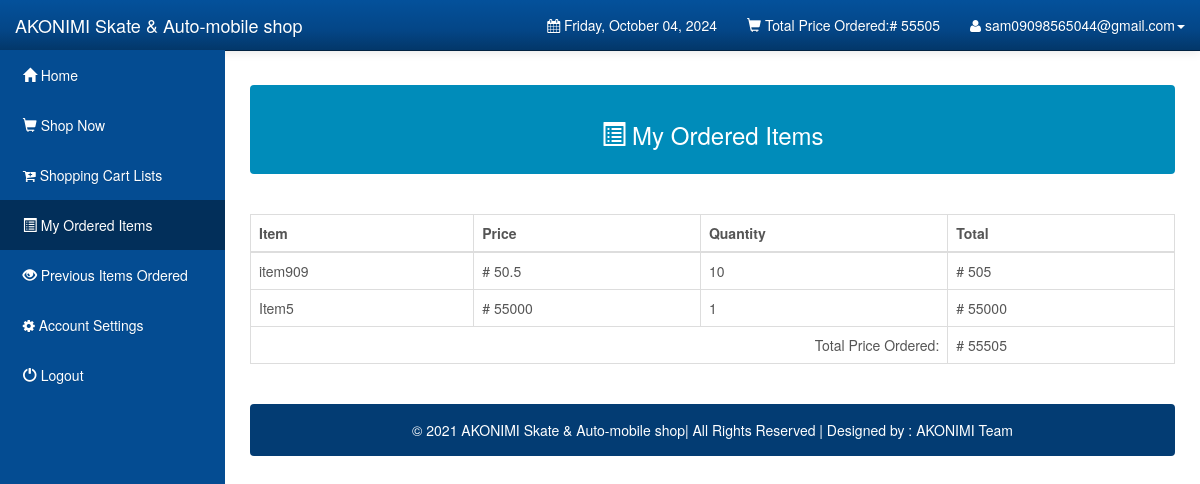
Screenshot of /Customers/orders.php (signed in) with the database file from the repository.
### tables this page shows
CREATE TABLE IF NOT EXISTS `users` (
  `user_id` int(11) NOT NULL AUTO_INCREMENT,
  `user_email` varchar(1000) NOT NULL,
  `user_password` varchar(1000) NOT NULL,
  `user_firstname` varchar(1000) NOT NULL,
  `user_lastname` varchar(1000) NOT NULL,
  `user_address` varchar(1000) NOT NULL,
  PRIMARY KEY (`user_id`)
);

CREATE TABLE IF NOT EXISTS `orderdetails` (
  `order_id` int(10) unsigned NOT NULL AUTO_INCREMENT,
  `user_id` int(11) NOT NULL DEFAULT '0',
  `order_name` varchar(1000) NOT NULL DEFAULT '',
  `order_price` double NOT NULL DEFAULT '0',
  `order_quantity` int(10) unsigned NOT NULL DEFAULT '0',
  `order_total` double NOT NULL DEFAULT '0',
  `order_status` varchar(45) NOT NULL DEFAULT '',
  `order_date` date NOT NULL DEFAULT '0000-00-00',
  PRIMARY KEY (`order_id`),
  KEY `FK_orderdetails_1` (`user_id`)
);

### Customers/orders.php (the view, shortened to what this page needs)
<?php
 include("config.php");
 extract($_SESSION);
		  $stmt_edit = $DB_con->prepare('SELECT * FROM users WHERE user_email =:user_email');
		$stmt_edit->execute(array(':user_email'=>$user_email));
		$edit_row = $stmt_edit->fetch(PDO::FETCH_ASSOC);
		extract($edit_row);
		?>
		<?php
 include("config.php");
		  $stmt_edit = $DB_con->prepare("select sum(order_total) as total from orderdetails where user_id=:user_id and order_status='Ordered'");
		$stmt_edit->execute(array(':user_id'=>$user_id));
		$edit_row = $stmt_edit->fetch(PDO::FETCH_ASSOC);
		extract($edit_row);
		?>
<!DOCTYPE html>
<html lang="en">
<head>
    <link rel="stylesheet" type="text/css" href="bootstrap/css/bootstrap.min.css" />
    <link rel="stylesheet" type="text/css" href="font-awesome/css/font-awesome.min.css" />
    <link rel="stylesheet" type="text/css" href="css/local.css" />
</head>
<body>
    <div id="wrapper">
        <nav class="navbar navbar-inverse navbar-fixed-top" role="navigation">
            <div class="navbar-header">
                <a class="navbar-brand" href="index.php">AKONIMI Skate & Auto-mobile shop</a>
            </div>
            <div class="collapse navbar-collapse navbar-ex1-collapse">
                <ul class="nav navbar-nav side-nav">
                    <li><a href="index.php"> &nbsp; <span class='glyphicon glyphicon-home'></span> Home</a></li>
					<li><a href="shop.php?id=1"> &nbsp; <span class='glyphicon glyphicon-shopping-cart'></span> Shop Now</a></li>
					<li><a href="cart_items.php"> &nbsp; <span class='fa fa-cart-plus'></span> Shopping Cart Lists</a></li>
					<li class="active"><a href="orders.php"> &nbsp; <span class='glyphicon glyphicon-list-alt'></span> My Ordered Items</a></li>
					<li><a href="view_purchased.php"> &nbsp; <span class='glyphicon glyphicon-eye-open'></span> Previous Items Ordered</a></li>
					<li><a data-toggle="modal" data-target="#setAccount"> &nbsp; <span class='fa fa-gear'></span> Account Settings</a></li>
					<li><a href="logout.php"> &nbsp; <span class='glyphicon glyphicon-off'></span> Logout</a></li>
                </ul>
                <ul class="nav navbar-nav navbar-right navbar-user">
                    <li class="dropdown messages-dropdown">
                        <a href="#"><i class="fa fa-calendar"></i>  <?php
                            $Today=date('y:m:d');
                            $new=date('l, F d, Y',strtotime($Today));
                            echo $new; ?></a>
                    </li>
					<li class="dropdown user-dropdown">
                        <a href="#" class="dropdown-toggle" data-toggle="dropdown"><span class='glyphicon glyphicon-shopping-cart'></span> Total Price Ordered:# <?php echo $total; ?> </b></a>
                    </li>
                     <li class="dropdown user-dropdown">
                        <a href="#" class="dropdown-toggle" data-toggle="dropdown"><i class="fa fa-user"></i> <?php echo $user_email; ?><b class="caret"></b></a>
                    </li>
                </ul>
            </div>
        </nav>
        <div id="page-wrapper">
			<div class="alert alert-default" style="color:white;background-color:#008CBA">
         <center><h3> <span class="glyphicon glyphicon-list-alt"></span> My Ordered Items</h3></center>
        </div>
			<br />
						  <div class="table-responsive">
            <table class="display table table-bordered" id="example" cellspacing="0" width="100%">
              <thead>
                <tr>
                  <th>Item</th>
                  <th>Price</th>
				  <th>Quantity</th>
				  <th>Total</th>
                </tr>
              </thead>
              <tbody>
			  <?php
include("config.php");
	$stmt = $DB_con->prepare("SELECT * FROM orderdetails where order_status='Ordered' and user_id='$user_id'");
	$stmt->execute();
	if($stmt->rowCount() > 0)
	{
		while($row=$stmt->fetch(PDO::FETCH_ASSOC))
		{
			extract($row);
			?>
                <tr>
                 <td><?php echo $order_name; ?></td>
				 <td># <?php echo $order_price; ?> </td>
				 <td><?php echo $order_quantity; ?></td>
				 <td># <?php echo $order_total; ?> </td>
                </tr>
              <?php
		}
		 include("config.php");
		  $stmt_edit = $DB_con->prepare("select sum(order_total) as totalx from orderdetails where user_id=:user_id and order_status='Ordered'");
		$stmt_edit->execute(array(':user_id'=>$user_id));
		$edit_row = $stmt_edit->fetch(PDO::FETCH_ASSOC);
		extract($edit_row);
		echo "<tr>";
		echo "<td colspan='3' align='right'>Total Price Ordered:";
		echo "</td>";
		echo "<td># ".$totalx;
		echo "</td>";
		echo "</tr>";
		echo "</tbody>";
		echo "</table>";
		echo "</div>";
		echo "<br />";
		echo '<div class="alert alert-default" style="background-color:#033c73;">
                       <p style="color:white;text-align:center;">
                       &copy 2021 AKONIMI Skate & Auto-mobile shop| All Rights Reserved |  Designed by : AKONIMI Team
						</p>
                    </div>
	</div>';
		echo "</div>";
	}
?>
</body>
</html>

### Customers/css/local.css (style rules this page uses)
#wrapper { padding-left: 0; }
#page-wrapper { width: 100%; padding: 5px 15px; }
body { font-family: "Helvetica Neue", Helvetica, Arial, sans-serif; font-size: 14px; line-height: 1.42857143; color: #555555; background-color: #ffffff; }
.navbar-inverse { background-color: #033c73; border-color: #022f5a; }
.navbar-inverse .navbar-brand { color: #ffffff; }
.navbar-inverse .navbar-nav > li > a { color: #ffffff; }
.navbar-inverse .navbar-nav > .active > a, .navbar-inverse .navbar-nav > .active > a:hover, .navbar-inverse .navbar-nav > .active > a:focus { color: #ffffff; background-color: #022f5a; }
.navbar-inverse .navbar-collapse, .navbar-inverse .navbar-form { border-color: #022a50; }
.navbar { background-image: -webkit-linear-gradient(#54b4eb, #2fa4e7 60%, #1d9ce5); background-image: linear-gradient(#54b4eb, #2fa4e7 60%, #1d9ce5); background-repeat: no-repeat; filter: progid:DXImageTransform.Microsoft.gradient(startColorstr='#ff54b4eb', endColorstr='#ff1d9ce5', GradientType=0); border-bottom: 1px solid #178acc; filter: none; -webkit-box-shadow: 0 1px 10px rgba(0, 0, 0, 0.1); box-shadow: 0 1px 10px rgba(0, 0, 0, 0.1); }
.navbar .navbar-nav > li > a, .navbar-brand { text-shadow: 0 1px 0 rgba(0, 0, 0, 0.1); }
.navbar-inverse { background-image: -webkit-linear-gradient(#04519b, #044687 60%, #033769); background-image: linear-gradient(#04519b, #044687 60%, #033769); background-repeat: no-repeat; filter: progid:DXImageTransform.Microsoft.gradient(startColorstr='#ff04519b', endColorstr='#ff033769', GradientType=0); filter: none; border-bottom: 1px solid #022241; }
.clearfix:before, .clearfix:after, .container:before, .container:after, .container-fluid:before, .container-fluid:after, .row:before, .row:after, .form-horizontal .form-group:before, .form-horizontal .form-group:after, .btn-toolbar:before, .btn-toolbar:after, .btn-group-vertical > .btn-group:before, .btn-group-vertical > .btn-group:after, .nav:before, .nav:after, .navbar:before, .navbar:after, .navbar-header:before, .navbar-header:after, .navbar-collapse:before, .navbar-collapse:after, .pager:before, .pager:after, .panel-body:before, .panel-body:after, .modal-footer:before, .modal-footer:after { content: " "; display: table; }
.clearfix:after, .container:after, .container-fluid:after, .row:after, .form-horizontal .form-group:after, .btn-toolbar:after, .btn-group-vertical > .btn-group:after, .nav:after, .navbar:after, .navbar-header:after, .navbar-collapse:after, .pager:after, .panel-body:after, .modal-footer:after { clear: both; }
a { color: #2fa4e7; text-decoration: none; }
@media (min-width:768px) { #wrapper { padding-left: 225px; } }
@media (min-width:768px) { #page-wrapper { padding: 15px 25px; } }
@media (min-width:768px) { .side-nav { margin-left: -225px; left: 225px; width: 225px; position: fixed; top: 50px; height: 100%; border-radius: 0; border: none; background-color: #044C92; overflow-y: auto; } }
@media (min-width:768px) { .side-nav>li>a { width: 225px; } }
@media (min-width:768px) { .navbar-collapse { padding-left: 15px !important; padding-right: 15px !important; } }

### rows the page displays
users: user_email "sam09098565044@gmail.com"
orderdetails: order_name "item909", order_price "50.5", order_quantity "10", order_total "505"
orderdetails: order_name "Item5", order_price "55000", order_quantity "1", order_total "55000"

### other values shown
$total "55505"
$totalx "55505"
